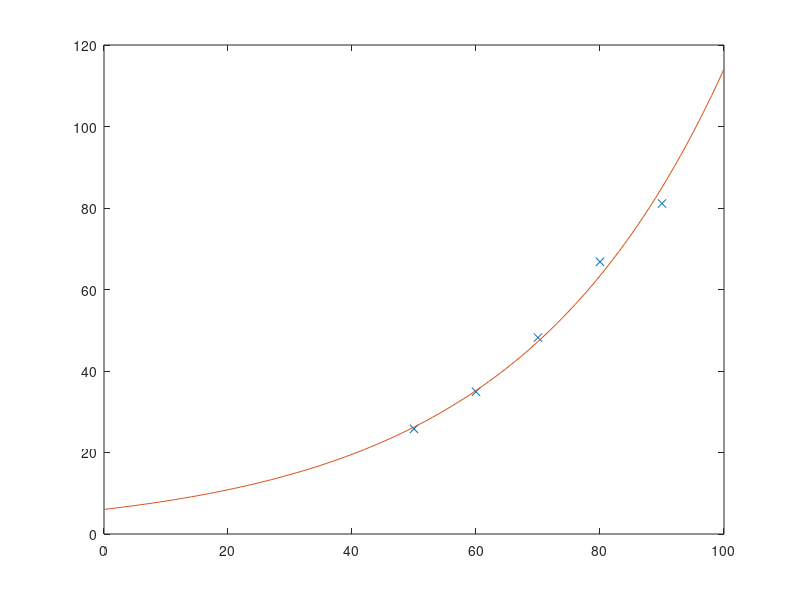

This chart was generated by the following MATLAB code:
clear ; close all; clc

x = [50, 60, 70, 80, 90];
y = [25.8, 34.9, 48.2, 66.8, 81.1];

plot(x, y, 'x');
hold on

% y = a * exp(b*x)
% log(y) = b*x + log(a)

p = polyfit(x, log(y), 1);
b = p(1);
a = exp(p(2));

X = [0:1:100];
Y = a .* exp(b.*X);

plot(X,Y);

% (b)
yb = a * exp(b * 0);
fprintf('(b) 1900年估计人口为%f (实际人口为13607272)\n', yb)

% (c)
yc = exp(p(1)) * 100 - 100;
fprintf('(c) 年增长率为%.2f%% \n', yc)
